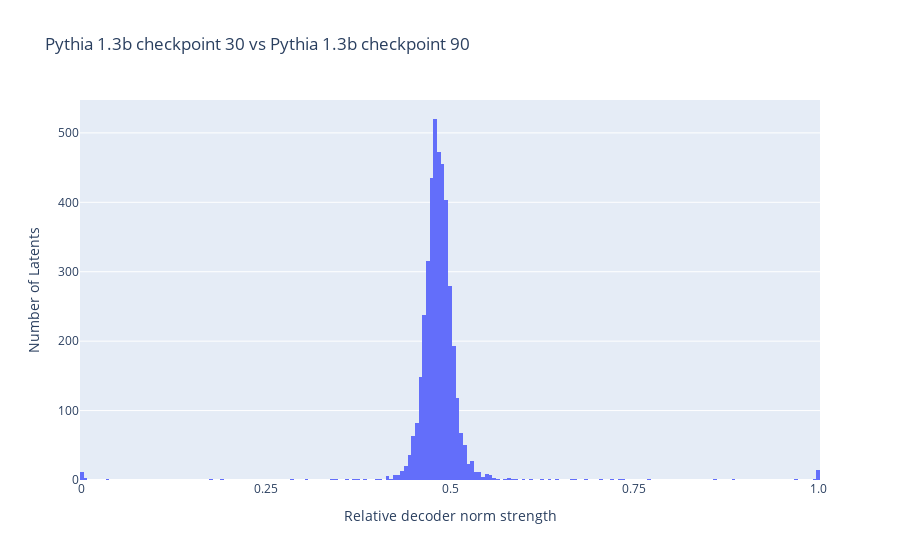
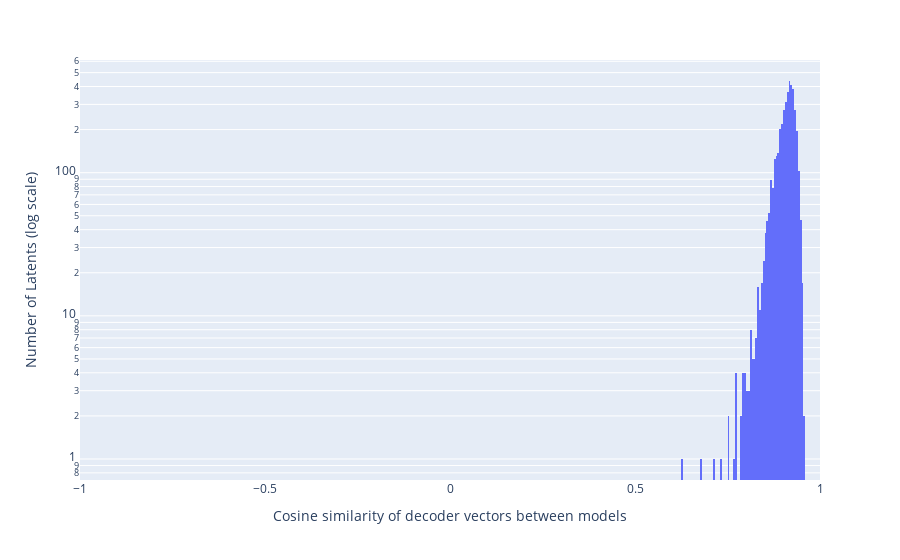

Notebook code cell kept with these figures, in order:
### Markdown cell above
# Graphing latents norm distribution and cosine similarities

### Code cell
# %%

fig = px.histogram(
    relative_norms.detach().cpu().numpy(), 
    title="Pythia 1.3b checkpoint 30 vs Pythia 1.3b checkpoint 90",
    labels={"value": "Relative decoder norm strength"},
    nbins=200,
)

fig.update_layout(showlegend=False)
fig.update_yaxes(title_text="Number of Latents")

# Update x-axis ticks
fig.update_xaxes(
    tickvals=[0, 0.25, 0.5, 0.75, 1.0],
    ticktext=['0', '0.25', '0.5', '0.75', '1.0']
)

# Display in notebook
fig.show()

# %%
shared_latent_mask = (relative_norms < 0.7) & (relative_norms > 0.3)
shared_latent_mask.shape
# %%
# Cosine similarity of recoder vectors between models

cosine_sims = (cross_coder.W_dec[:, 0, :] * cross_coder.W_dec[:, 1, :]).sum(dim=-1) / (cross_coder.W_dec[:, 0, :].norm(dim=-1) * cross_coder.W_dec[:, 1, :].norm(dim=-1))
cosine_sims.shape
# %%

fig = px.histogram(
    cosine_sims[shared_latent_mask].to(torch.float32).detach().cpu().numpy(), 
    log_y=True,  # Sets the y-axis to log scale
    range_x=[-1, 1],  # Sets the x-axis range from -1 to 1
    nbins=100,  # Adjust this value to change the number of bins
    labels={"value": "Cosine similarity of decoder vectors between models"}
)

fig.update_layout(showlegend=False)
fig.update_yaxes(title_text="Number of Latents (log scale)")

# Display in notebook
fig.show()

# %%

### Figure 1 — Plotly figure (JSON) as saved in the notebook; plotly's stock layout.template omitted (floating-point values rounded to 4 significant figures; data arrays with more than 128 entries replaced by an {"elided": "..."} marker saying what was removed)
{"data": [{"alignmentgroup": "True", "bingroup": "x", "hovertemplate": "variable=0<br>Relative decoder norm strength=%{x}<br>count=%{y}<extra></extra>", "legendgroup": "0", "marker": {"color": "#636efa", "pattern": {"shape": ""}}, "name": "0", "nbinsx": 200, "offsetgroup": "0", "orientation": "v", "showlegend": true, "type": "histogram", "x": {"elided": "4096 float values"}, "xaxis": "x", "yaxis": "y"}], "layout": {"barmode": "relative", "legend": {"title": {"text": "variable"}, "tracegroupgap": 0}, "showlegend": false, "title": {"text": "Pythia 1.3b checkpoint 30 vs Pythia 1.3b checkpoint 90"}, "xaxis": {"anchor": "y", "domain": [0, 1], "ticktext": ["0", "0.25", "0.5", "0.75", "1.0"], "tickvals": [0, 0.25, 0.5, 0.75, 1], "title": {"text": "Relative decoder norm strength"}}, "yaxis": {"anchor": "x", "domain": [0, 1], "title": {"text": "Number of Latents"}}}}

### Figure 2 — Plotly figure (JSON) as saved in the notebook; plotly's stock layout.template omitted (floating-point values rounded to 4 significant figures; data arrays with more than 128 entries replaced by an {"elided": "..."} marker saying what was removed)
{"data": [{"alignmentgroup": "True", "bingroup": "x", "hovertemplate": "variable=0<br>Cosine similarity of decoder vectors between models=%{x}<br>count=%{y}<extra></extra>", "legendgroup": "0", "marker": {"color": "#636efa", "pattern": {"shape": ""}}, "name": "0", "nbinsx": 100, "offsetgroup": "0", "orientation": "v", "showlegend": true, "type": "histogram", "x": {"elided": "4053 float values"}, "xaxis": "x", "yaxis": "y"}], "layout": {"barmode": "relative", "legend": {"title": {"text": "variable"}, "tracegroupgap": 0}, "margin": {"t": 60}, "showlegend": false, "xaxis": {"anchor": "y", "domain": [0, 1], "range": [-1, 1], "title": {"text": "Cosine similarity of decoder vectors between models"}}, "yaxis": {"anchor": "x", "domain": [0, 1], "title": {"text": "Number of Latents (log scale)"}, "type": "log"}}}
